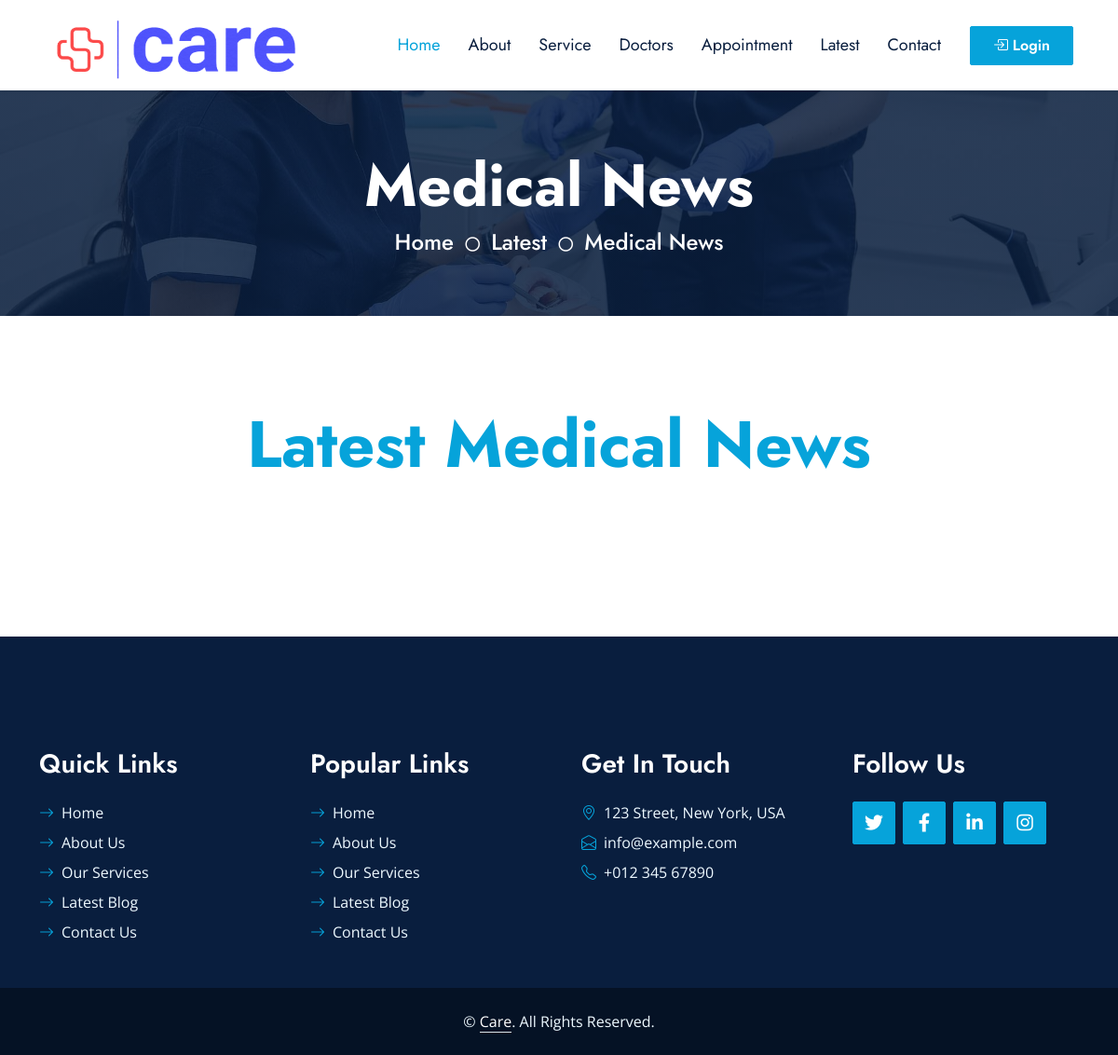
/userside/medical_news.php, run on an earlier commit of the app's database.
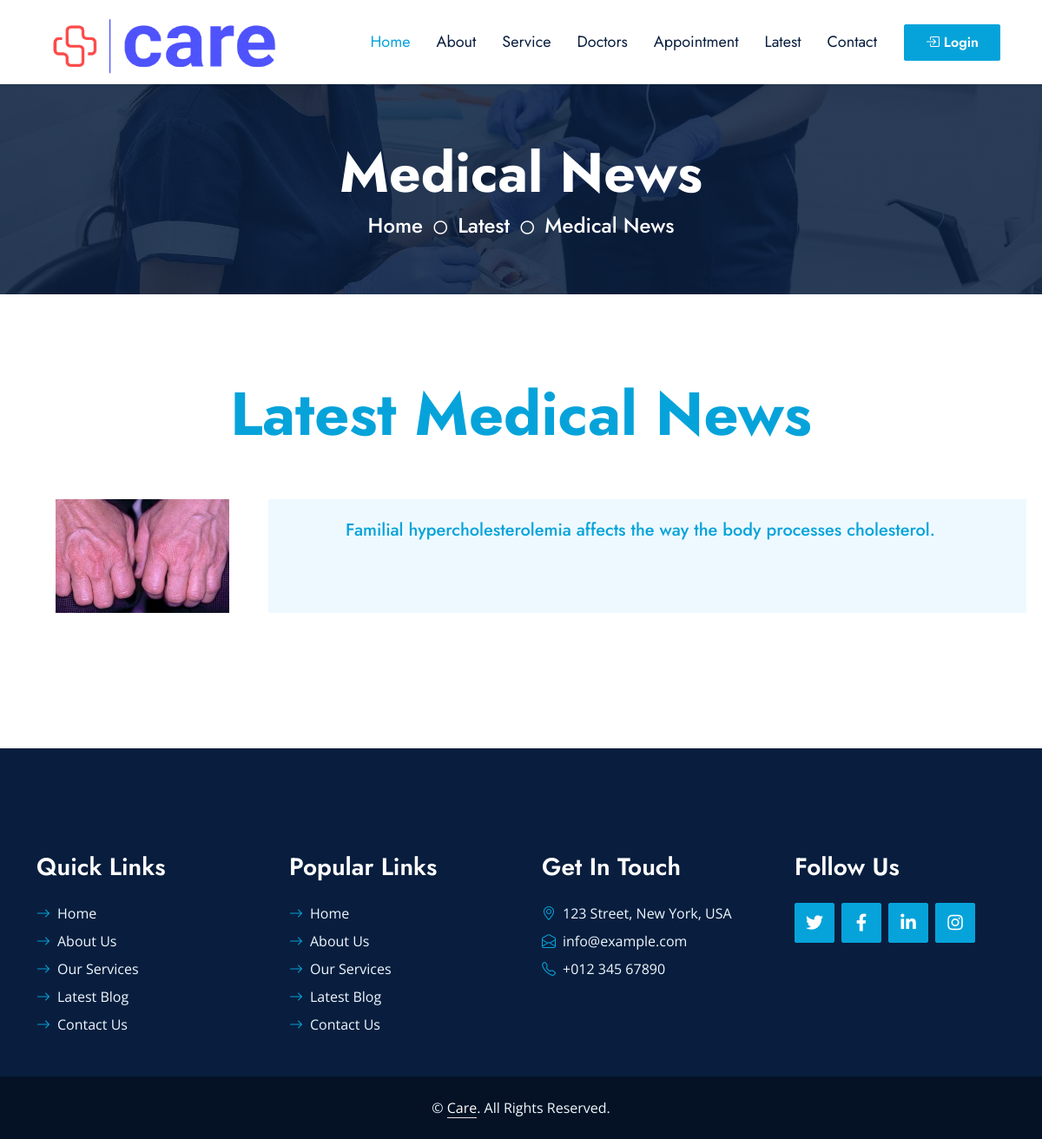
And on a later commit of the database.
### tables this page shows
CREATE TABLE `medical_news` (
  `news_id` int(11) NOT NULL,
  `news_title` varchar(300) NOT NULL,
  `news_image` varchar(500) NOT NULL,
  `news_content` longtext NOT NULL
);

### userside/medical_news.php (the view, shortened to what this page needs)
<?php
include("../admin/connection.php");
$select_news = "SELECT * FROM `medical_news`";
$run_select_news = mysqli_query($connection, $select_news);
?>
<!DOCTYPE html>
<html lang="en">
<head>
    <link href="https://cdnjs.cloudflare.com/ajax/libs/font-awesome/5.10.0/css/all.min.css" rel="stylesheet">
    <link href="https://cdn.jsdelivr.net/npm/bootstrap-icons@1.4.1/font/bootstrap-icons.css" rel="stylesheet">
    <link href="lib/owlcarousel/assets/owl.carousel.min.css" rel="stylesheet">
    <link href="lib/animate/animate.min.css" rel="stylesheet">
    <link href="lib/tempusdominus/css/tempusdominus-bootstrap-4.min.css" rel="stylesheet" />
    <link href="lib/twentytwenty/twentytwenty.css" rel="stylesheet" />
    <link href="css/bootstrap.min.css" rel="stylesheet">
    <link href="css/style.css" rel="stylesheet">
</head>
<body>
    <?php include("navbar.php"); ?>
    <div class="container-fluid bg-primary py-5 hero-header mb-5">
        <div class="row py-3">
            <div class="col-12 text-center">
                <h1 class="display-3 text-white animated zoomIn">Medical News</h1>
                <a href="" class="h4 text-white">Home</a>
                <i class="far fa-circle text-white px-2"></i>
                <a href="" class="h4 text-white">Latest</a>
                <i class="far fa-circle text-white px-2"></i>
                <a href="" class="h4 text-white">Medical News</a>
            </div>
        </div>
    </div>
    <div class="container-fluid py-5 wow fadeInUp" data-wow-delay="0.1s">
        <div class="container justify-content-center text-center">
            <h2 class="section_heading">Latest Medical News</h2>
            <div class="row g-5 mb-5">
                <div class="col-lg-12">
                    <div class="row flex-row g-5">
                        <?php while ($row_news = mysqli_fetch_array($run_select_news)) { ?>
                                <div class="col-md-3 service-item wow zoomIn" data-wow-delay="0.6s">
                                    <div class="rounded-top overflow-hidden">
                                        <img style="width:200px;" class="img-fluid"
                                            src="<?php echo $row_news['news_image']; ?>" alt="">
                                    </div>
                                </div>
                                <div class=" col-md-9  bg-light rounded-bottom text-left  pt-4 ps-2">
                                    <h5 style="color:#06A3DA;">
                                        <?php echo $row_news['news_title']; ?>
                                    </h5>
                                </div>
                        <?php }
                        ; ?>
                    </div>
                </div>
            </div>
        </div>
    </div>
    <?php
    include('footer.php');
    ?>
</body>
</html>

What changed in the data, as far as the page shows it:
added medical_news: news_image (picture), news_title "Familial hypercholesterolemia affects the way the body processes cholesterol."
